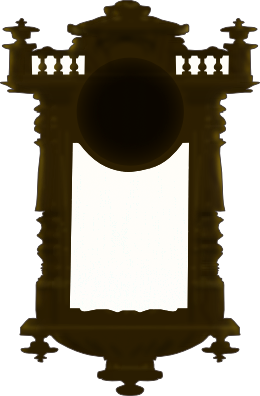
#> input picture art/clock/Clock-body.original.png, 260 x 396 px
$ python -i recolor-clock-body.py   (imports and definitions only)
#> lines starting #> are read from the running program, lines starting #| are printed output that depends on the picture
#> further down, picture is the input picture: PIL image 260x396 RGBA; mean R, G, B, A 62.5, 54, 24.7, 120.5
# recolor-clock-body.py
# Brightens the clock body's base color and adjusts its highlights separately, from the untouched
# original (art/clock/Clock-body.original.png), writing public/background-scene/Clock/Clock-body.png.
# Needs Pillow. Run from the repo root:
#   python scripts/recolor-clock-body.py                     (the settings below)
#   python scripts/recolor-clock-body.py --preview out.png   (also a before/after preview, as in the game)
#
# The highlights are found by brightness: pixels brighter than most of the body. Each pixel is part
# base, part highlight (blending smoothly between HIGHLIGHT_FROM and HIGHLIGHT_TO), so edges stay soft.
import argparse
import colorsys
from PIL import Image

SOURCE = 'art/clock/Clock-body.original.png'
OUTPUT = 'public/background-scene/Clock/Clock-body.png'

SETTINGS = {
    # The base (everything that isn't a highlight)
    'base_brightness': 1.6,  # 1 = as is
    'base_saturation': 0.85,  # 1 = as is (the original is very saturated)
    # Which parts count as highlights: brightness percentiles of the body (0-100); in between, partly
    'highlight_from': 80,
    'highlight_to': 97,
    # The highlights
    'highlight_brightness': 1.6,
    'highlight_saturation': 1.0,
    'highlight_hue': None,  # e.g. 110 for the candles' green; None keeps their own color
    'highlight_hue_amount': 0.0,  # how far toward highlight_hue (0 to 1)
}

# In the game the clock is shown through CSS brightness(0.8) (the scene's 0.4 x 2; ClockFaceComponent)
GAME_BRIGHTNESS = 0.8


def luminance(r, g, b):
    return 0.2126 * r + 0.7152 * g + 0.0722 * b


# [32 lines left out: function recolor, not called in this run]


# Ivory / pearl: the wood's shading on an ivory palette, with a faint pearly shimmer
PEARL = {
    'light': (240, 232, 214),  # ivory where the original is brightest
    'dark': (58, 50, 40),  # where it's darkest
    'lift': 0.25,  # brightens the shading overall (0 to 1): the original is very dark
    'sheen': 0.10,  # the pearly tint's strength (0: plain ivory)
    'sheen_scale': 90,  # the shimmer's size, in pixels
}


# [22 lines left out: function pearl, not called in this run]


def is_wood(r, g, b):
    h, s, v = colorsys.rgb_to_hsv(r / 255, g / 255, b / 255)
    return 0.04 < h < 0.20 and s > 0.4  # the gold-brown wood (the glass is a low-saturation gray-green)


def as_in_game(image, backdrop=(18, 18, 22)):
    """The image over a dark backdrop, at the game's brightness, enlarged 2x."""
#> called with backdrop = (18, 18, 22)
    canvas = Image.new('RGBA', image.size, backdrop + (255,))
    canvas.alpha_composite(image)
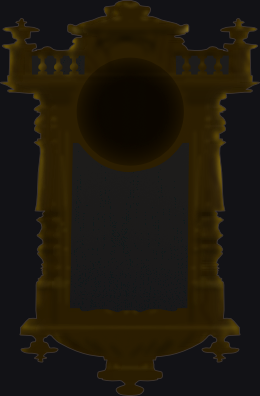
#> canvas: PIL image 260x396 RGBA; mean R, G, B, A 30.5, 24.7, 14.2, 255
    dimmed = canvas.convert('RGB').point(lambda c: round(c * GAME_BRIGHTNESS))
    return dimmed.resize((image.width * 2, image.height * 2), Image.LANCZOS)


# [16 lines not run here, left out]

>>> from PIL import Image
>>> picture = Image.open('../art/clock/Clock-body.original.png')
>>> result = as_in_game(picture)
